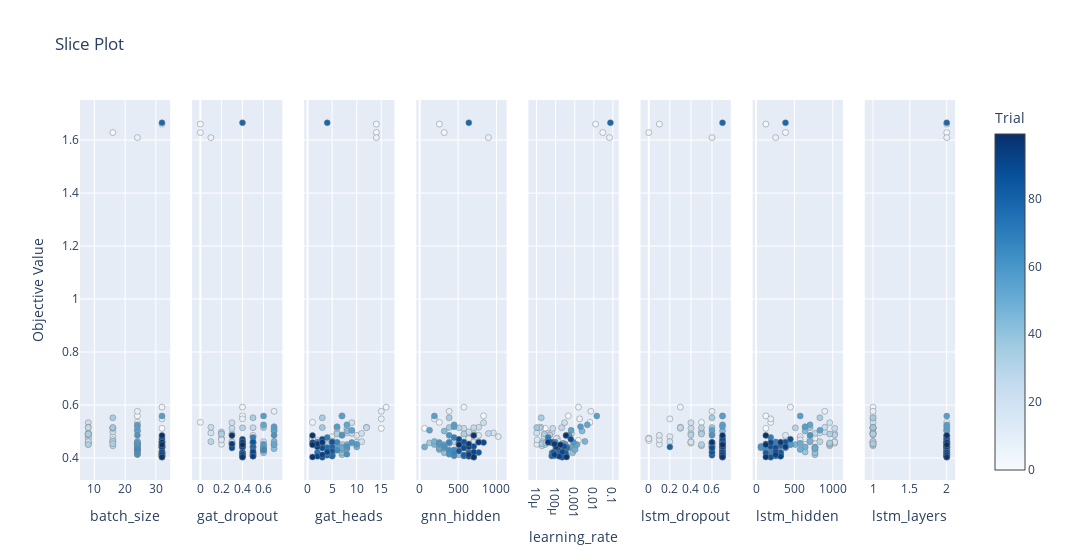

Notebook cell for this chart:
### Code cell
fig = optuna.visualization.plot_slice(sho_gat_study)
show(fig)
